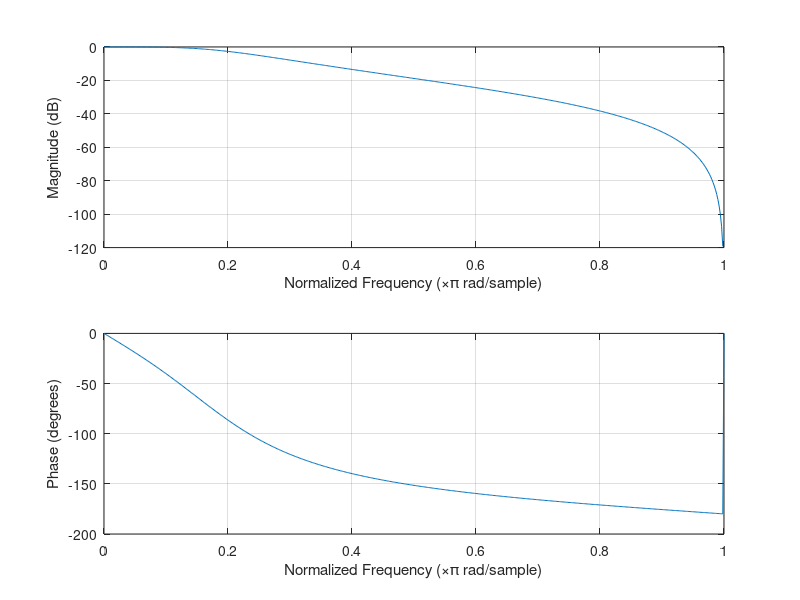

This chart was generated by the following MATLAB code:
clc
close all
clear all
Wn = 5000/(24000) ;             % Normalized crossover frequency
[Bl,Al] = butter(2,Wn,'low')      % Butterworth filter
[Bh,Ah] = butter(2,Wn,'high')     % Butterworth filter



freqz(Bl,Al);